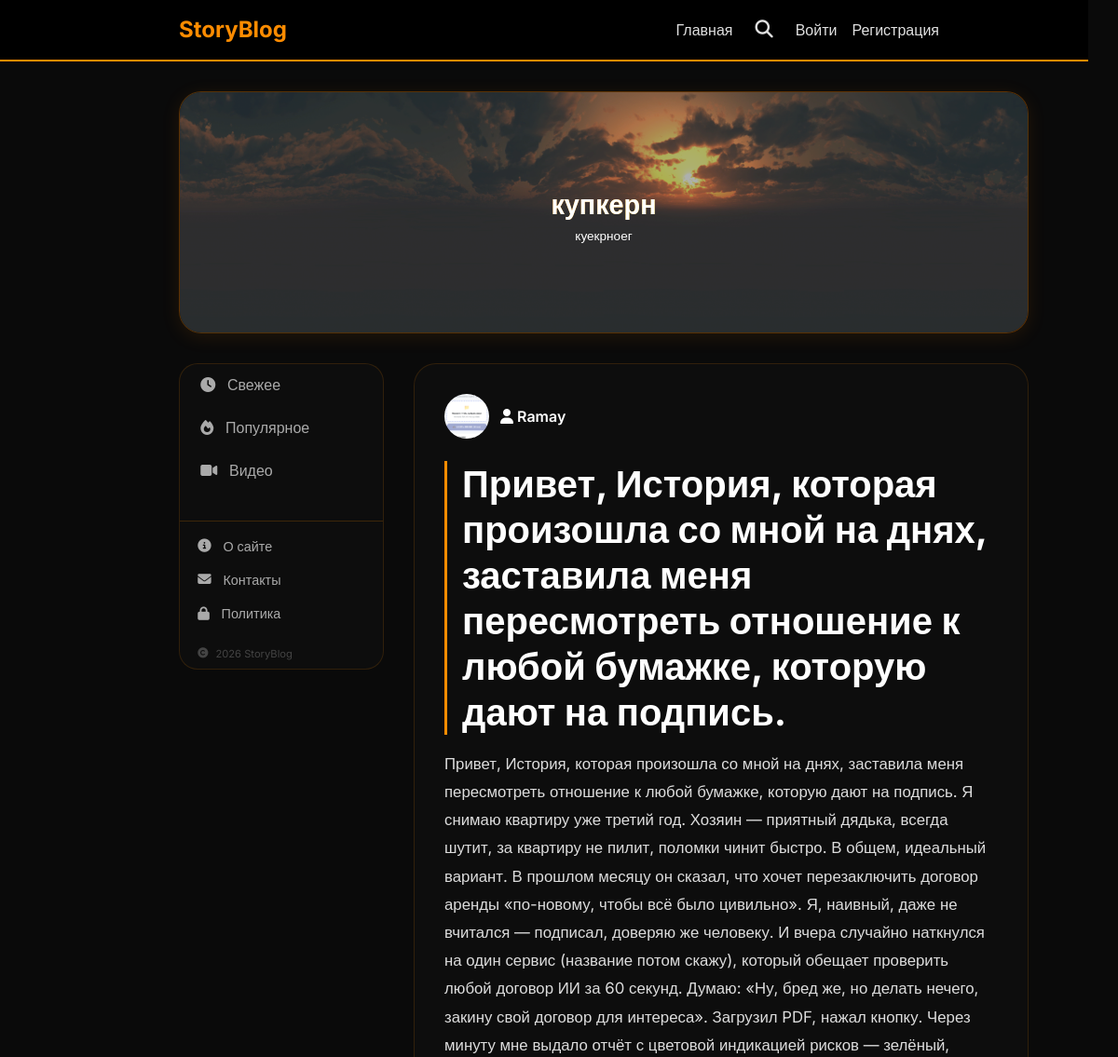
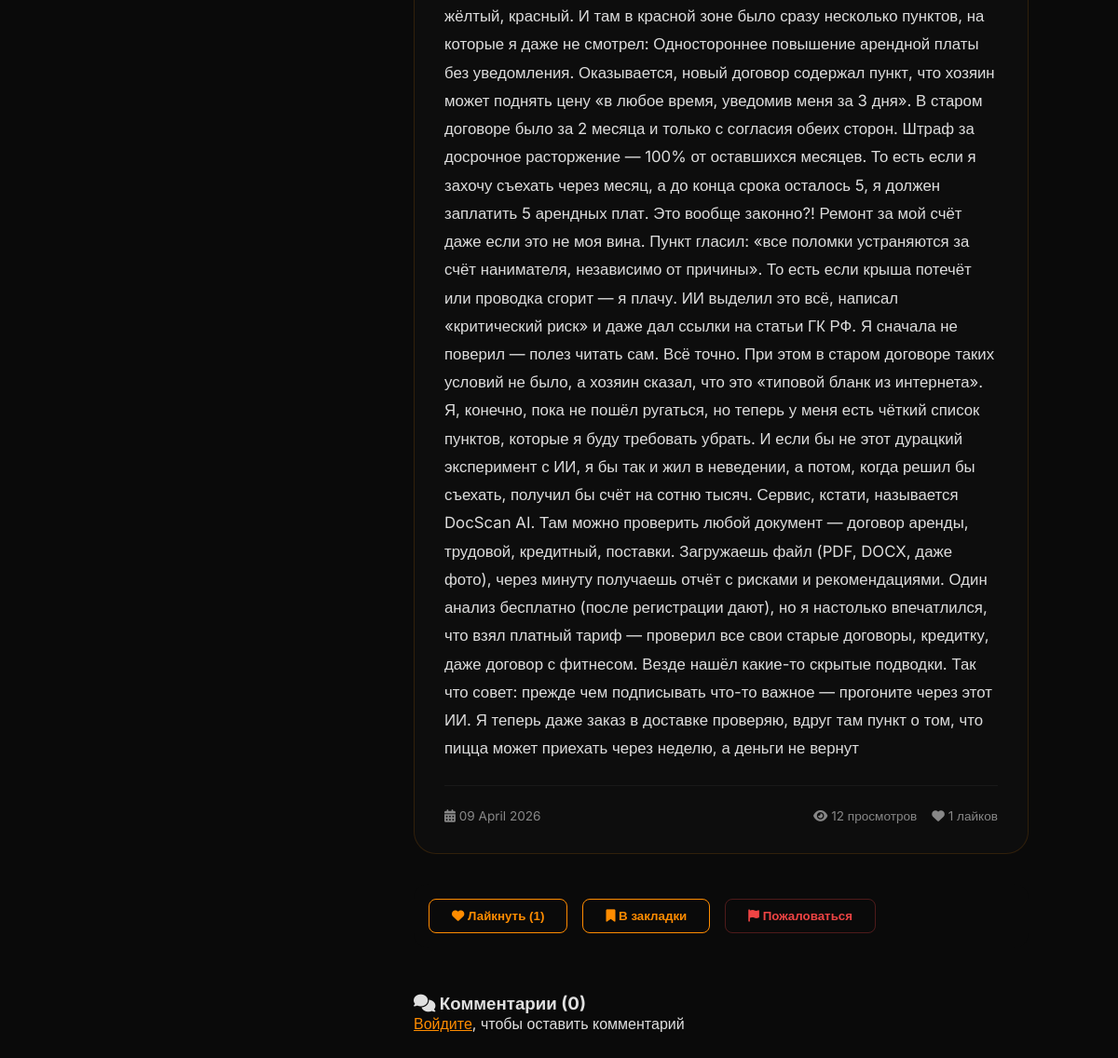
Page /article/привет,-история,-которая-произошла-со-мной-на-днях-db159f on the committed database (2 pictures, top to bottom).
### database.py (models this page shows)
class SliderItem(Base):
    __tablename__ = 'slider_items'
    id = Column(Integer, primary_key=True)
    title = Column(String, default='')
    label = Column(String, default='')
    icon = Column(String, default='📖')
    image_url = Column(String, default='')
    link = Column(String, default='')
    is_active = Column(Boolean, default=True)
    order = Column(Integer, default=0)
    image_position = Column(String, default='cover')
    text_position = Column(String, default='center')
    text_color = Column(String, default='#ffffff')
    text_size = Column(String, default='medium')
    overlay_opacity = Column(Integer, default=30)
    created_at = Column(DateTime, default=datetime.now)

class User(Base):
    __tablename__ = 'users'
    id = Column(Integer, primary_key=True)
    email = Column(String, unique=True, index=True)
    username = Column(String, unique=True, index=True)
    hashed_password = Column(String)
    avatar = Column(String, default='default.png')
    is_admin = Column(Boolean, default=False)
    is_active = Column(Boolean, default=True)
    created_at = Column(DateTime, default=datetime.now)

class Article(Base):
    __tablename__ = 'articles'
    id = Column(Integer, primary_key=True)
    title = Column(String, index=True)
    slug = Column(String, unique=True, index=True)
    description = Column(String, default='')
    content = Column(Text)
    user_id = Column(Integer, ForeignKey('users.id'))
    is_published = Column(Boolean, default=False)
    views = Column(Integer, default=0)
    likes = Column(Integer, default=0)
    created_at = Column(DateTime, default=datetime.now)
    updated_at = Column(DateTime, default=datetime.now, onupdate=datetime.now)

### main.py (the view)
@app.get("/article/{slug}", response_class=HTMLResponse)
async def article_detail(request: Request, slug: str, db: Session = Depends(get_db)):
    article = db.query(Article).filter(Article.slug == slug).first()
    user = get_current_user(request, db)
    if not article or (not article.is_published and (not user or user.id != article.user_id)):
        return templates.TemplateResponse("404.html", {"request": request, "user": user}, status_code=404)
    article.views += 1
    db.commit()
    author = db.query(User).filter(User.id == article.user_id).first()
    article.author_name = author.username if author else f"Автор #{article.user_id}"
    article.author_avatar = author.avatar if author else 'default.png'
    article.content_html = article.content
    article_cat = db.query(ArticleCategory).filter(ArticleCategory.article_id == article.id).first()
    if article_cat:
        cat = db.query(Category).filter(Category.id == article_cat.category_id).first()
        article.category = cat
    comments = db.query(Comment).filter(Comment.article_id == article.id).order_by(Comment.created_at.desc()).all()
    for comment in comments:
        comment_author = db.query(User).filter(User.id == comment.user_id).first()
        comment.author_name = comment_author.username if comment_author else f"Пользователь #{comment.user_id}"
    user_liked = False
    if user:
        user_liked = db.query(Like).filter(Like.article_id == article.id, Like.user_id == user.id).first() is not None
    all_articles = db.query(Article).filter(Article.is_published == True).all()
    total_articles = len(all_articles)
    total_views = sum(a.views for a in all_articles)
    total_likes = sum(a.likes for a in all_articles)
    slider_items = db.query(SliderItem).filter(SliderItem.is_active == True).order_by(SliderItem.order).all()
    return templates.TemplateResponse("article.html", {
        "request": request,
        "article": article,
        "comments": comments,
        "user": user,
        "user_liked": user_liked,
        "total_articles": total_articles,
        "total_views": total_views,
        "total_likes": total_likes,
        "slider_items": slider_items,
        "meta_title": article.title,
        "meta_description": article.description
    })

### templates/article.html (shortened to what this page needs)
{% extends "base.html" %}
{% block content %}
<div class="article-container">
    <div class="article-header-top">
        <div class="article-author-info">
            {% if article.author_avatar and article.author_avatar != 'default.png' %}
            <img src="/static/avatars/{{ article.author_avatar }}" class="article-author-avatar" alt="{{ article.author_name }}">
            {% else %}
            <div style="width: 48px; height: 48px; background: #ff8c00; border-radius: 50%; display: flex; align-items: center; justify-content: center; color: #000; font-weight: bold; font-size: 1.2rem;">
                {{ article.author_name[0]|upper if article.author_name else 'U' }}
            </div>
            {% endif %}
            <div class="article-author-name">
                <a href="/user/{{ article.user_id }}"><i class="fas fa-user"></i> {{ article.author_name }}</a>
            </div>
        </div>
    </div>
    <h1 class="article-title-page">{{ article.title }}</h1>
    <div class="article-content">
        {{ article.content_html|safe }}
    </div>
    <div class="article-stats-bar">
        <div class="article-stats-left">
            <span><i class="fas fa-calendar-alt"></i> {{ article.created_at.strftime('%d %B %Y') }}</span>
        </div>
        <div class="article-stats-right">
            <span><i class="fas fa-eye"></i> {{ article.views }} просмотров</span>
            <span><i class="fas fa-heart"></i> {{ article.likes }} лайков</span>
        </div>
    </div>
</div>
<div class="like-section">
    <form method="post" action="/like/{{ article.id }}" style="display: inline;">
        <button type="submit" class="btn {% if user_liked %}btn-primary{% else %}btn-outline{% endif %}">
            <i class="fas fa-heart"></i> {% if user_liked %}Убрать лайк{% else %}Лайкнуть{% endif %} ({{ article.likes }})
        </button>
    </form>
    <form method="post" action="/bookmark/{{ article.id }}" style="display: inline;">
        <button type="submit" class="btn btn-outline">
            <i class="fas fa-bookmark"></i> В закладки
        </button>
    </form>
<button class="btn btn-outline" onclick="showComplaintForm('article', {{ article.id }})" style="color: #ef4444; border-color: rgba(239, 68, 68, 0.3);">
    <i class="fas fa-flag"></i> Пожаловаться
</button>
</div>
<div class="comments-section">
    <h3><i class="fas fa-comments"></i> Комментарии ({{ comments|length }})</h3>
    {% if user %}
    <form method="post" action="/comment/{{ article.id }}" style="margin: 1rem 0;">
        <textarea name="text" id="commentText" rows="3" placeholder="Напишите комментарий... (используйте @username для упоминания или нажмите 'Ответить')" required style="width: 100%; background: #0a0a0a; border: 1px solid #333; color: #fff; padding: 0.75rem; border-radius: 12px;"></textarea>
        <button type="submit" class="btn btn-primary" style="margin-top: 0.5rem;">Отправить</button>
    </form>
    {% else %}
    <p><a href="/login" style="color: #ff8c00;">Войдите</a>, чтобы оставить комментарий</p>
    {% endif %}
</div>
{% endblock %}

### templates/base.html (shortened to what this page needs)
<!DOCTYPE html>
<html lang="ru">
<head>
    <link href="https://cdn.quilljs.com/1.3.6/quill.snow.css" rel="stylesheet">
    <link rel="stylesheet" href="https://cdnjs.cloudflare.com/ajax/libs/font-awesome/6.5.1/css/all.min.css">
</head>
<body>
    <nav class="navbar">
        <h2><a href="/" style="color:#ff8c00; text-decoration:none;">StoryBlog</a></h2>
        <div class="nav-links">
            <a href="/">Главная</a>
            <div class="search-wrapper">
                <button class="search-icon-btn" id="searchIconBtn" onclick="toggleSearch()">
                    <i class="fas fa-search"></i>
                </button>
            </div>
            {% if user %}
                <a href="/create">Написать</a>
                <div class="notif-menu">
                    <button class="notif-btn" onclick="toggleNotifMenu()">
                        <i class="fas fa-bell"></i>
                        <span id="notif-badge" class="notif-badge" style="display: none;"></span>
                    </button>
                    <div id="notifDropdown" class="notif-dropdown">
                        <div class="notif-header">
                            <span>🔔 Уведомления</span>
                            <button class="notif-mark-all" onclick="markAllNotifications()">Отметить все</button>
                        </div>
                        <div class="notif-list" id="notifList">
                            <div class="notif-empty">Загрузка...</div>
                        </div>
                    </div>
                </div>
                <div class="user-menu">
                    <button class="user-menu-btn" onclick="toggleUserMenu()">
                        {% if user.avatar and user.avatar != 'default.png' %}
                        <img src="/static/avatars/{{ user.avatar }}" class="nav-avatar">
                        {% else %}
                        <span class="nav-avatar-placeholder">{{ user.username[0]|upper }}</span>
                        {% endif %}
                        {{ user.username }}
                        <span style="font-size: 0.7rem;">▼</span>
                    </button>
                    <div id="userDropdown" class="user-dropdown">
                        <div style="padding: 0.75rem 1rem; border-bottom: 1px solid #333; background: #0d0d0d;">
                            <div style="font-weight: bold; color: #ff8c00;">{{ user.username }}</div>
                            <div style="font-size: 0.7rem; color: #666;">{{ user.email }}</div>
                        </div>
                        <a href="/profile" class="dropdown-item"><i class="fas fa-user"></i> Мой профиль</a>
                        <a href="/settings" class="dropdown-item"><i class="fas fa-cog"></i> Настройки</a>
                        <a href="/my-subscriptions" class="dropdown-item"><i class="fas fa-users"></i> Подписки</a>
                        <a href="/my-bookmarks" class="dropdown-item"><i class="fas fa-bookmark"></i> Закладки</a>
                        <a href="/create" class="dropdown-item"><i class="fas fa-pen-alt"></i> Написать</a>
                        <div style="border-top: 1px solid #333;"></div>
                        <a href="/logout" class="dropdown-item" style="color: #ef4444;"><i class="fas fa-sign-out-alt"></i> Выйти</a>
                    </div>
                </div>
                {% if user.is_admin %}<a href="/admin">Админ</a>{% endif %}
            {% else %}
                <a href="/login">Войти</a>
                <a href="/register">Регистрация</a>
            {% endif %}
        </div>
    </nav>
    <div class="container">
        {% block hero %}
        <div class="hero" id="heroBlock">
            <div class="hero-slider">
                <div class="hero-slider-track" id="heroSliderTrack">
                    {% for item in slider_items %}
                    <div class="hero-slide" {% if item.link %}onclick="location.href='{{ item.link }}'" style="cursor: pointer;"{% endif %}>
                        {% if item.image_url %}
                        <img src="{{ item.image_url }}" class="hero-slide-bg" alt="slide" style="object-fit: {{ item.image_position if item.image_position else 'cover' }};">
                        {% endif %}
                        {% if item.overlay_opacity and item.overlay_opacity > 0 %}
                        <div class="hero-slide-overlay" style="background: rgba(0,0,0,{{ item.overlay_opacity / 100 }});"></div>
                        {% endif %}
                        {% if item.title %}
                        <h1 style="color: {{ item.text_color if item.text_color else '#ffffff' }}; font-size: {% if item.text_size == 'small' %}1.2rem{% elif item.text_size == 'large' %}2.2rem{% else %}1.8rem{% endif %};">
                            {{ item.title }}
                        </h1>
                        {% endif %}
                        {% if item.label %}
                        <p style="color: {{ item.text_color if item.text_color else '#ffffff' }}; font-size: {% if item.text_size == 'small' %}0.7rem{% elif item.text_size == 'large' %}1rem{% else %}0.85rem{% endif %};">
                            {{ item.label }}
                        </p>
                        {% endif %}
                    </div>
                    {% endfor %}
                </div>
            </div>
        </div>
        {% endblock %}
        <div class="layout">
{% block left_menu %}
<div class="left-menu">
    <div class="left-menu-item {% if feed == 'fresh' %}active{% endif %}" data-feed="fresh" onclick="switchFeed('fresh')">
        <i class="fas fa-clock"></i> Свежее
    </div>
    <div class="left-menu-item {% if feed == 'popular' %}active{% endif %}" data-feed="popular" onclick="switchFeed('popular')">
        <i class="fas fa-fire"></i> Популярное
    </div>
    <div class="left-menu-item" data-feed="videos" onclick="switchFeed('videos')">
        <i class="fas fa-video"></i> Видео
    </div>
    <div class="menu-footer">
        <a href="/about" class="menu-footer-item">
            <i class="fas fa-info-circle"></i> О сайте
        </a>
        <a href="/contacts" class="menu-footer-item">
            <i class="fas fa-envelope"></i> Контакты
        </a>
        <a href="/privacy" class="menu-footer-item">
            <i class="fas fa-lock"></i> Политика
        </a>
        <div class="menu-footer-copyright">
            <i class="fas fa-copyright"></i> 2026 StoryBlog
        </div>
    </div>
</div>
{% endblock %}
            <div class="content-right">
                {% block content %}{% endblock %}
            </div>
        </div>
    </div>
</body>
</html>

### rows in the picture
SliderItem: image_url (picture), title "купкерн", label "куекрноег"
User: author_name "Ramay"
Article: title "Привет, История, которая произошла со мной на днях, заставила меня пересмотреть отношение к любой бумажке, которую дают на подпись.", created_at "09 April 2026", views "12", likes "1"

### other values in the picture
{{ comments|length }} "0"
